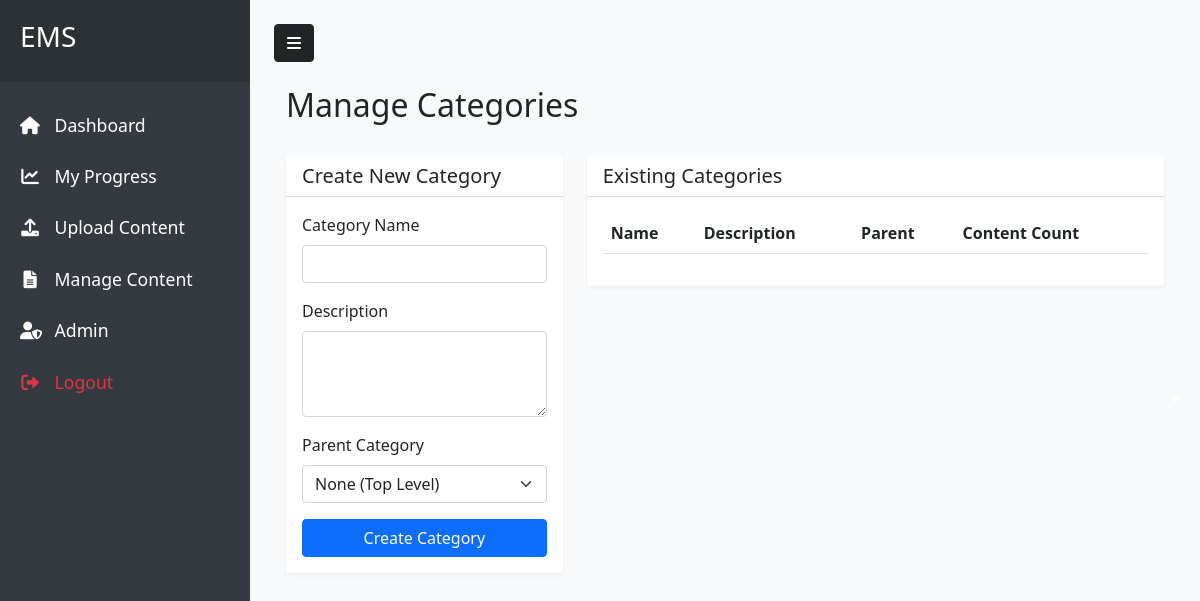
The app's page /admin/categories (signed in), older data.
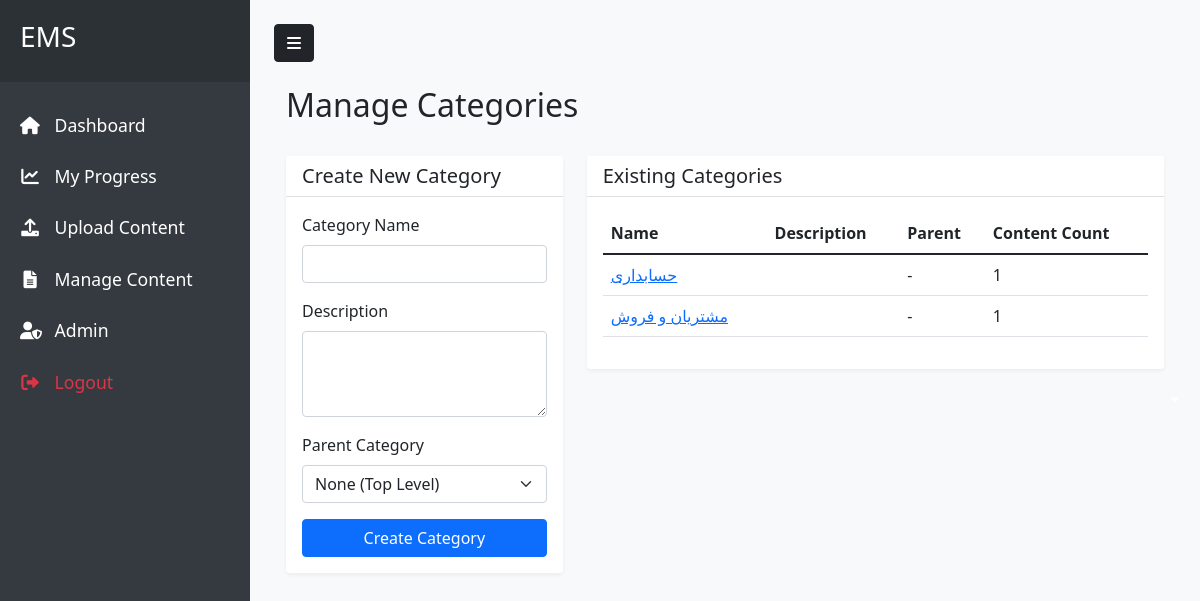
The same page, newer data.
### run.py (models this page shows)
class Category(db.Model):
    id = db.Column(db.Integer, primary_key=True)
    name = db.Column(db.String(100), nullable=False)
    description = db.Column(db.Text)
    parent_id = db.Column(db.Integer, db.ForeignKey('category.id'))
    contents = db.relationship('Content', back_populates='category', lazy=True)
    supervisors = db.relationship('User', secondary='category_supervisors',
        back_populates='supervised_categories')
    subcategories = db.relationship(
        'Category',
        backref=db.backref('parent', remote_side=[id]),
        lazy=True
    )
    quizzes = db.relationship('Quiz', back_populates='category', lazy=True)

### run.py (the view, shortened to what this page needs)
@app.route('/admin/categories', methods=['GET', 'POST'])
@login_required
def manage_categories_admin():
    if current_user.role != ROLE_ADMIN:
        flash('Access denied', 'error')
        return redirect(url_for('dashboard'))
    categories = Category.query.all()
    return render_template('admin/categories.html', categories=categories)

### run.py (called while the page is built)
@login_manager.user_loader
def load_user(user_id):
    return User.query.get(int(user_id))

    def is_admin(self):
        return self.role == ROLE_ADMIN

    def is_supervisor(self):
        return self.role == ROLE_SUPERVISOR

### templates/admin/categories.html (shortened to what this page needs)
{% extends "base.html" %}
{% block content %}
<div class="container">
    <div class="row">
        <div class="col-md-12 mb-4">
            <h2>Manage Categories</h2>
        </div>
    </div>
    <div class="row">
        <div class="col-md-4">
            <div class="card">
                <div class="card-header">
                    <h5 class="card-title mb-0">Create New Category</h5>
                </div>
                <div class="card-body">
                    <form method="POST">
                        <div class="mb-3">
                            <label for="name" class="form-label">Category Name</label>
                            <input type="text" class="form-control" id="name" name="name" required>
                        </div>
                        <div class="mb-3">
                            <label for="description" class="form-label">Description</label>
                            <textarea class="form-control" id="description" name="description" rows="3"></textarea>
                        </div>
                        <div class="mb-3">
                            <label for="parent_id" class="form-label">Parent Category</label>
                            <select class="form-select" id="parent_id" name="parent_id">
                                <option value="0">None (Top Level)</option>
                            </select>
                        </div>
                        <div class="d-grid">
                            <button type="submit" class="btn btn-primary">Create Category</button>
                        </div>
                    </form>
                </div>
            </div>
        </div>
        <div class="col-md-8">
            <div class="card">
                <div class="card-header">
                    <h5 class="card-title mb-0">Existing Categories</h5>
                </div>
                <div class="card-body">
                    <div class="table-responsive">
                        <table class="table">
                            <thead>
                                <tr>
                                    <th>Name</th>
                                    <th>Description</th>
                                    <th>Parent</th>
                                    <th>Content Count</th>
                                </tr>
                            </thead>
                            <tbody>
                                {% for category in categories %}
                                <tr>
                                    <td>
                                        <a href="{{ url_for('category', category_id=category.id) }}">{{ category.name }}</a>
                                    </td>
                                    <td>{{ category.description }}</td>
                                    <td>
                                        {% if category.parent %}
                                        {{ category.parent.name }}
                                        {% else %}
                                        -
                                        {% endif %}
                                    </td>
                                    <td>{{ category.contents|length }}</td>
                                </tr>
                                {% endfor %}
                            </tbody>
                        </table>
                    </div>
                </div>
            </div>
        </div>
    </div>
</div>
{% endblock %}

Row changes from the older to the newer data that the page shows:
added Category: name "حسابداری", contents|length "1"
added Category: name "مشتریان و فروش", contents|length "1"
